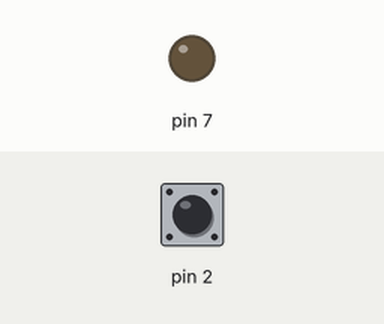
Bench run of a sketch on a simulated Arduino Uno, built with avr-gcc and run on an emulated ATmega328P. On the bench: output pins drawn as LEDs (lit = HIGH). Dashed ring = blinking. Inputs (shaded band) come from the test bench; at power-on: pin 2 HIGH.

Above: at 1.2 s.
1.3 s: pin 2 pulled LOW for 0.15 s
At 1.7 s:
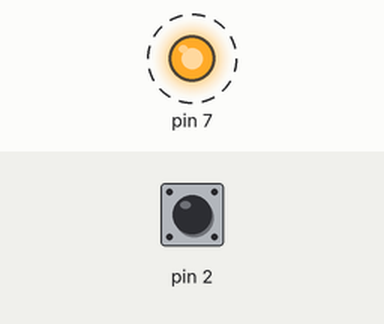
4.3 s: pin 2 pulled LOW for 3.2 s
At 8.5 s:
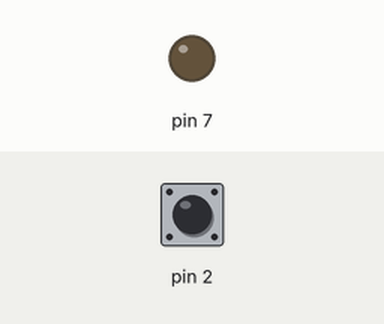
Timing chart, 0 to 10.0 s (numbered marks = the images above; inputs shaded):
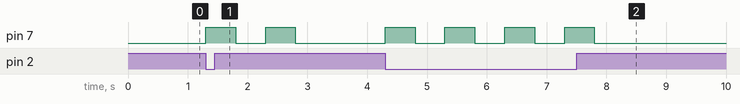

Measured:
- after the input at 1.3 s, pin 7: alternates HIGH for 0.50 s and LOW for 0.50 s, 4 changes in all, then stays LOW, starting at once
- after the input at 4.3 s, pin 7: alternates HIGH for 0.50 s and LOW for 0.50 s, 8 changes in all, then stays LOW, starting at once

The sketch:

ir_reciver_test.ino
```cpp
int flag;

void setup() {
 pinMode(7,OUTPUT);
 pinMode(2,INPUT_PULLUP);
}

void loop() {
  if(digitalRead(2)==0){
    digitalWrite(7,HIGH);
    delay(500);
    digitalWrite(7,LOW);
    delay(500);
    digitalWrite(7,HIGH);
    delay(500);
    digitalWrite(7,LOW);
    delay(500);
    }
}
```
